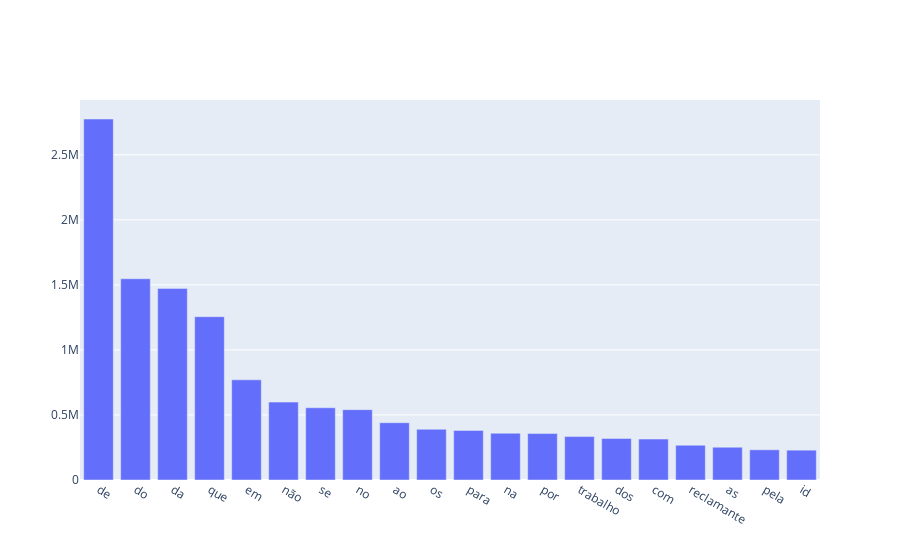

Notebook code for this chart:
### Code cell
trace = go.Bar(x=df1["INTEIRO_TEOR"], y=df1["QUANTIDADE"])
iplot({"data":[trace]})

### Figure 1 — Plotly figure (JSON) as saved in the notebook; plotly's stock layout.template omitted (floating-point values rounded to 4 significant figures)
{"data": [{"type": "bar", "x": ["de", "do", "da", "que", "em", "não", "se", "no", "ao", "os", "para", "na", "por", "trabalho", "dos", "com", "reclamante", "as", "pela", "id"], "y": [2775350, 1547127, 1473064, 1255547, 770191, 599067, 555213, 540633, 440440, 390236, 381283, 359497, 357243, 334005, 318990, 314706, 267339, 252065, 232139, 229353]}], "layout": {"autosize": true, "xaxis": {"autorange": true, "range": [-0.5, 19.5], "type": "category"}, "yaxis": {"autorange": true, "range": [0, 2921000.0], "type": "linear"}}}
